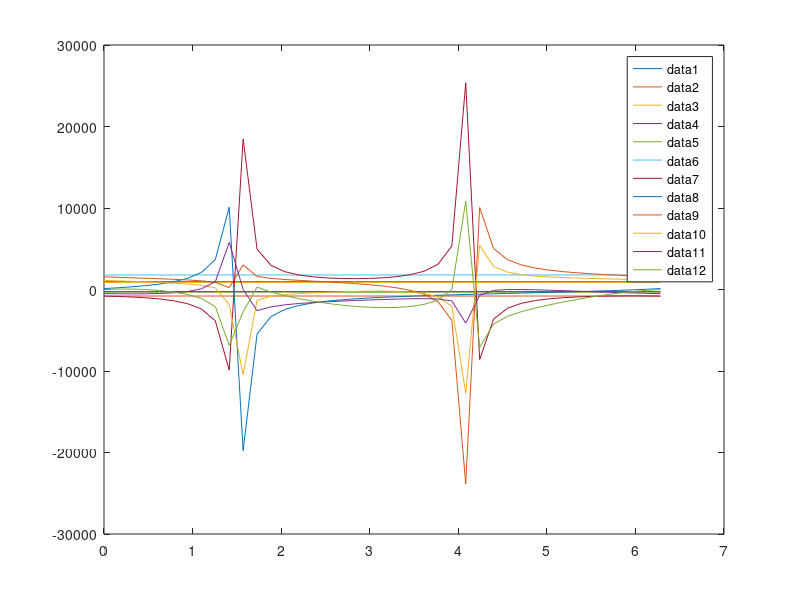
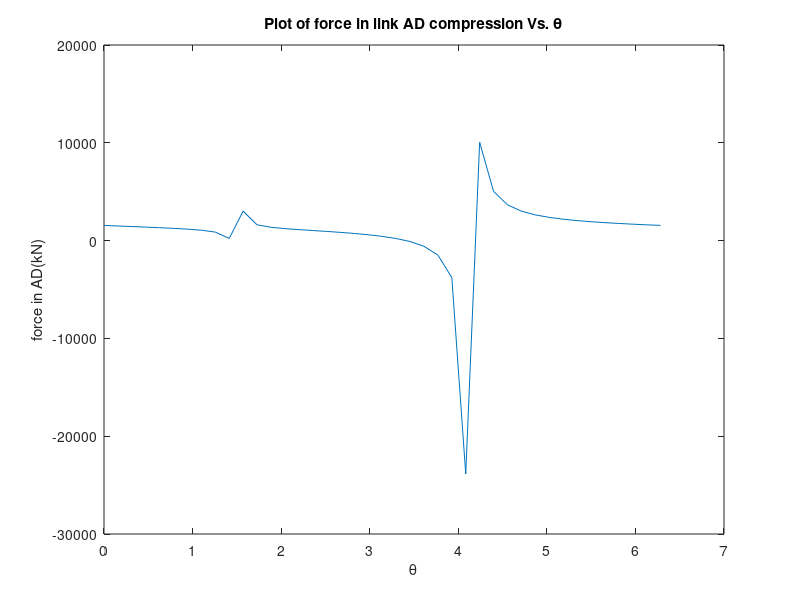
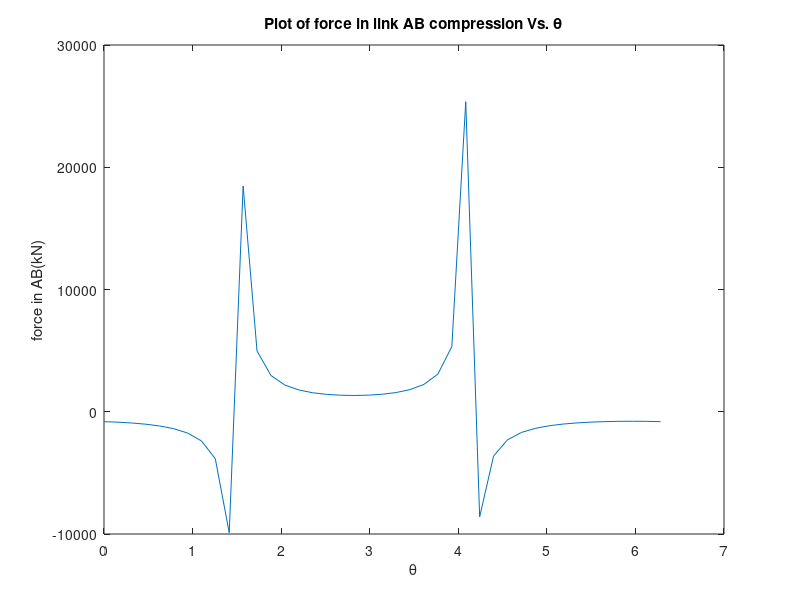
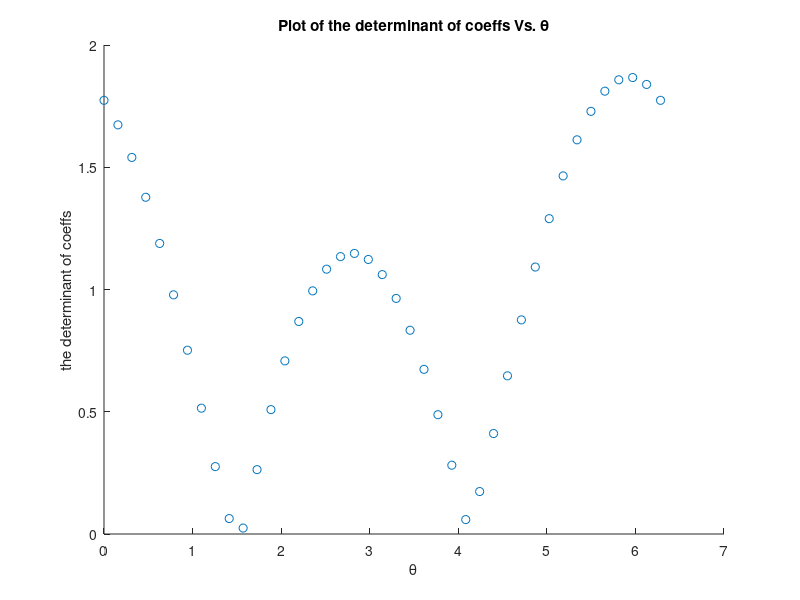

Source code (MATLAB) for these figures, in order:

zID = [1, 8, 7, 5, 1, 10, 1];

A = zID(2);
B = zID(3);
C = zID(4);
D = zID(5);
E = zID(6);
F = zID(7);
Z = [];
plotsol = [];
detPlot = [];


for t = 0:pi/20:2*pi
    x = 1.803*cos(t)+1;
    y = 1.803*sin(t)+1.5;
    Apos = [1,1.5,3]; % [x,y,z] position of joint A
    Bpos = [x,y,0]; 
    Cpos = [1,3,0];
    Dpos = [0,0,0];
    AtoB = (Bpos-Apos)/norm(Bpos-Apos); % Unit vector from A to B
    AtoC = (Cpos-Apos)/norm(Cpos-Apos); % Unit vector from A to C
    AtoD = (Dpos-Apos)/norm(Dpos-Apos); % Unit vector from A to D
    DtoB = (Bpos-Dpos)/norm(Bpos-Dpos); % Unit vector from D to B
    DtoC = (Cpos-Dpos)/norm(Cpos-Dpos); % Unit vector from D to C
    BtoC = (Cpos-Bpos)/norm(Cpos-Bpos); % Unit vector from B to C

    FAx = -(D-A)*123;
    FAy = +(E-C)*123;
    FAz = -(F-B)*123;
    load_vals = [];
    % Order of unknowns x = [By;Bz;Cx;Cz;Dy;Dz;AB;AC;AD;BC;BD;CD];
    coeffs = [0,0,-1,0,0,0,zeros(1,6); % Frame equilibrium in x
            -1,0,0,0,-1,0,zeros(1,6); % Frame equilibrium in y
            0,-1,0,-1,0,-1,zeros(1,6); % Frame equilibrium in z
            0,0,0,-3,0,0,zeros(1,6); % Moment about D in x direction
            0,2,0,1,0,0,zeros(1,6); % Moment about D in y direction
            -2,0,3,0,0,0,zeros(1,6); % Moment about D in z direction
            zeros(1,6),AtoB(1),AtoC(1),AtoD(1),0,0,0; % summation of forces in x at A
            zeros(1,6),AtoB(2),AtoC(2),AtoD(2),0,0,0; % summation of forces in y at A
            zeros(1,6),AtoB(3),AtoC(3),AtoD(3),0,0,0; % summation of forces in z at A
            zeros(1,6),-AtoB(1),0,0,BtoC(1),-DtoB(1),0; % summation of forces in x at B
            -1,zeros(1,5),-AtoB(2),0,0,BtoC(2),-DtoB(2),0; % summation of forces in y at B
            0,0,-1,0,0,0,0,-AtoC(1),0,-BtoC(1),0,-DtoC(1)]; % summation of forces in x at C
    %         0,0,0,0,0,0,0,-AtoC(3),0,-BtoC(3),0,-DtoC(3)]; % summation in z direction
    constants = [-FAx;-FAy;-FAz;-1.5*FAz+3*FAy;FAz-3*FAx;-FAy+1.5*FAx;... constants for external loading
        -FAx;-FAy;-FAz;0;0;0]; % Constants from the external forces
    detPlot = [detPlot, det(coeffs)];
    solution = coeffs\constants;
    plotsol = [plotsol, solution];

end
k = 0:pi/20:2*pi;
plot(k,plotsol)%from the plot we can see that link AB and AD experience the largest change in force
legend();


figure();
plot(k,plotsol(9,1:end))
title('Plot of force in link AD compression Vs. \theta')
xlabel('\theta') 
ylabel('force in AD(kN)')

figure();
plot(k,plotsol(7,1:end))
title('Plot of force in link AB compression Vs. \theta')
xlabel('\theta') 
ylabel('force in AB(kN)')
figure();

scatter(k,detPlot);
title('Plot of the determinant of coeffs Vs. \theta')
xlabel('\theta') 
ylabel('the determinant of coeffs')


